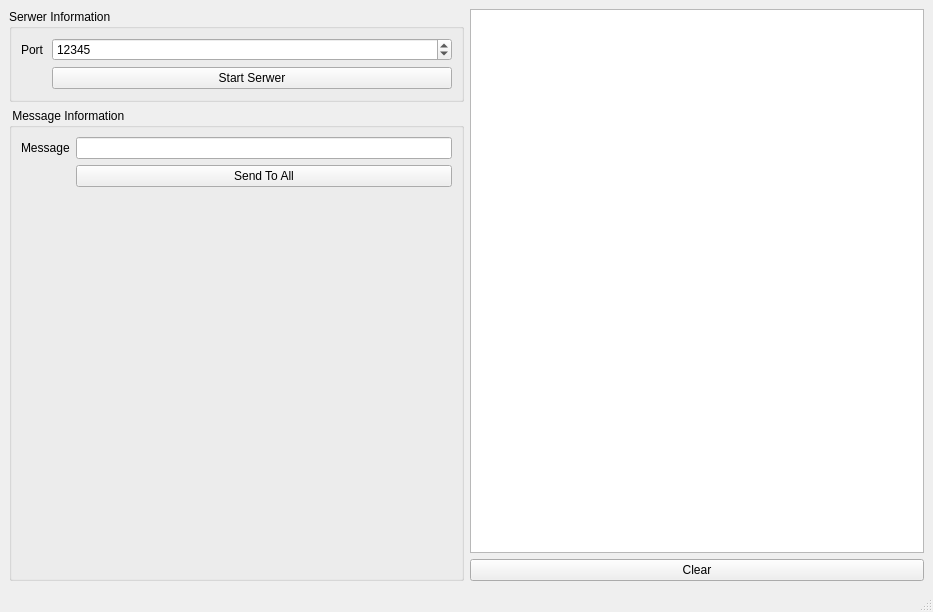
<?xml version="1.0" encoding="UTF-8"?>
<ui version="4.0">
 <class>MainWindow</class>
 <widget class="QMainWindow" name="MainWindow">
  <property name="geometry">
   <rect>
    <x>0</x>
    <y>0</y>
    <width>933</width>
    <height>612</height>
   </rect>
  </property>
  <property name="windowTitle">
   <string>MainWindow</string>
  </property>
  <property name="styleSheet">
   <string notr="true">#lblConnectionStatus[state = &quot;0&quot; ]{
	background-color: rgb(207, 0, 0);
}

#lblConnectionStatus[state = &quot;1&quot; ]{
	
	background-color: rgb(64, 129, 96);
}</string>
  </property>
  <widget class="QWidget" name="centralwidget">
   <layout class="QHBoxLayout" name="horizontalLayout_2">
    <item>
     <layout class="QHBoxLayout" name="horizontalLayout">
      <item>
       <layout class="QVBoxLayout" name="verticalLayout_2">
        <item>
         <widget class="QGroupBox" name="groupBox">
          <property name="title">
           <string>Serwer Information</string>
          </property>
          <layout class="QFormLayout" name="formLayout">
           <item row="0" column="0">
            <widget class="QLabel" name="label">
             <property name="text">
              <string>Port</string>
             </property>
            </widget>
           </item>
           <item row="0" column="1">
            <widget class="QSpinBox" name="spnSerwerPort">
             <property name="minimum">
              <number>1024</number>
             </property>
             <property name="maximum">
              <number>65535</number>
             </property>
             <property name="value">
              <number>12345</number>
             </property>
            </widget>
           </item>
           <item row="1" column="1">
            <widget class="QPushButton" name="btnStartSerwer">
             <property name="text">
              <string>Start Serwer</string>
             </property>
            </widget>
           </item>
           <item row="1" column="0">
            <widget class="QLabel" name="lblConnectionStatus">
             <property name="enabled">
              <bool>true</bool>
             </property>
             <property name="sizePolicy">
              <sizepolicy hsizetype="Preferred" vsizetype="Preferred">
               <horstretch>1</horstretch>
               <verstretch>1</verstretch>
              </sizepolicy>
             </property>
             <property name="minimumSize">
              <size>
               <width>25</width>
               <height>23</height>
              </size>
             </property>
             <property name="sizeIncrement">
              <size>
               <width>1</width>
               <height>1</height>
              </size>
             </property>
             <property name="baseSize">
              <size>
               <width>25</width>
               <height>25</height>
              </size>
             </property>
             <property name="midLineWidth">
              <number>1</number>
             </property>
             <property name="text">
              <string/>
             </property>
             <property name="margin">
              <number>1</number>
             </property>
             <property name="indent">
              <number>1</number>
             </property>
             <property name="state" stdset="0">
              <string>0</string>
             </property>
            </widget>
           </item>
          </layout>
         </widget>
        </item>
        <item>
         <widget class="QGroupBox" name="groupBox_2">
          <property name="title">
           <string> Message Information</string>
          </property>
          <layout class="QFormLayout" name="formLayout_2">
           <item row="0" column="0">
            <widget class="QLabel" name="label_2">
             <property name="text">
              <string>Message</string>
             </property>
            </widget>
           </item>
           <item row="0" column="1">
            <widget class="QLineEdit" name="lnMessage"/>
           </item>
           <item row="1" column="1">
            <widget class="QPushButton" name="btnSendToAll">
             <property name="text">
              <string>Send To All</string>
             </property>
            </widget>
           </item>
           <item row="2" column="1">
            <spacer name="verticalSpacer">
             <property name="orientation">
              <enum>Qt::Vertical</enum>
             </property>
             <property name="sizeHint" stdset="0">
              <size>
               <width>20</width>
               <height>40</height>
              </size>
             </property>
            </spacer>
           </item>
          </layout>
         </widget>
        </item>
       </layout>
      </item>
      <item>
       <layout class="QVBoxLayout" name="verticalLayout">
        <item>
         <widget class="QListWidget" name="lstConsole"/>
        </item>
        <item>
         <widget class="QPushButton" name="btnClear">
          <property name="text">
           <string>Clear</string>
          </property>
         </widget>
        </item>
       </layout>
      </item>
     </layout>
    </item>
   </layout>
  </widget>
  <widget class="QMenuBar" name="menubar">
   <property name="geometry">
    <rect>
     <x>0</x>
     <y>0</y>
     <width>933</width>
     <height>25</height>
    </rect>
   </property>
  </widget>
  <widget class="QStatusBar" name="statusbar"/>
 </widget>
 <resources/>
 <connections>
  <connection>
   <sender>btnClear</sender>
   <signal>clicked()</signal>
   <receiver>lstConsole</receiver>
   <slot>clear()</slot>
   <hints>
    <hint type="sourcelabel">
     <x>696</x>
     <y>533</y>
    </hint>
    <hint type="destinationlabel">
     <x>726</x>
     <y>440</y>
    </hint>
   </hints>
  </connection>
 </connections>
</ui>
